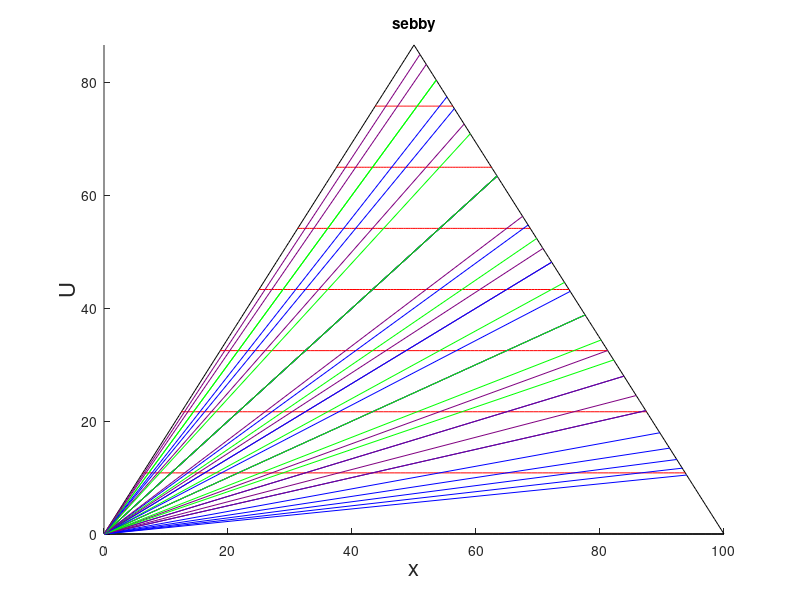

This figure's MATLAB source:
close all
cos60 = 0.5;
sin60 = sqrt(3)/2;
tan60 = sqrt(3);

%Set up 3 lines of triangle
scale = 100;
x_h = linspace(0,scale);
h = zeros(size(x_h));
x_up = linspace(0,scale/2);
up= tan60*x_up;
top = tan60*x_up(end);
x_down=linspace(scale/2,scale);
down= 2*top-tan60*x_down;
triangle = [h, up, down];
x_triangle = [x_h, x_up, x_down];
figure 
hold on
plot(x_triangle,triangle,'k');

%draw horizontal lines (red)
div = 8;
div = scale/div;
i=div;
red_heights=[];

while(i<scale)
    start = i*cos60;
    finish = scale-start;
    new_x_h = linspace(start,finish,100);
    new_height = i*sin60;
    red_heights = [red_heights new_height];  %#ok<AGROW>
    new_h=new_height*ones(size(new_x_h));
    plot(new_x_h,new_h,'r');
    i=i+div;
end

%draw dilution lines
altitude=10;
green=[0,1,0];
blue=[0,0,1];
purple=[0.5,0,0.5];
a=blue;
while (altitude<90)
    right_end = (2*top-altitude)/tan60;
    left_start=altitude/tan60;
    moving_point=0;
    while (moving_point<right_end)
        if(moving_point>left_start)
            slope_dilution_line=altitude/(moving_point);
            x_endpoint_dilution_line=(2*top)/(slope_dilution_line+tan60);
            y_endpoint_dilution_line=x_endpoint_dilution_line*slope_dilution_line;
            plot([0 x_endpoint_dilution_line],[0 y_endpoint_dilution_line],'Color', a);
        end
        moving_point=moving_point+10;
    end
    altitude=altitude+10;
    if(isequal(a,green))
        a=blue;
    elseif(isequal(a,blue))
        a=purple;
    elseif(isequal(a,purple))
        a=green;
    end
end

% calculate intersection points between the redheights and the
% dilutionlines


%calculate positions of intersection based on triangle edge values, use
%inverted triangle to calculate the three values. declare empty array of
%size intersection points but 3 extra columns. from there algorithm to use
%first two values, and scale to calculate all other values


%Plot fanciness
xlim([0 scale]);
ylim([0 top]);
title('sebby');
xlabel('x','fontsize',16); 
ylabel('U','fontsize',16);